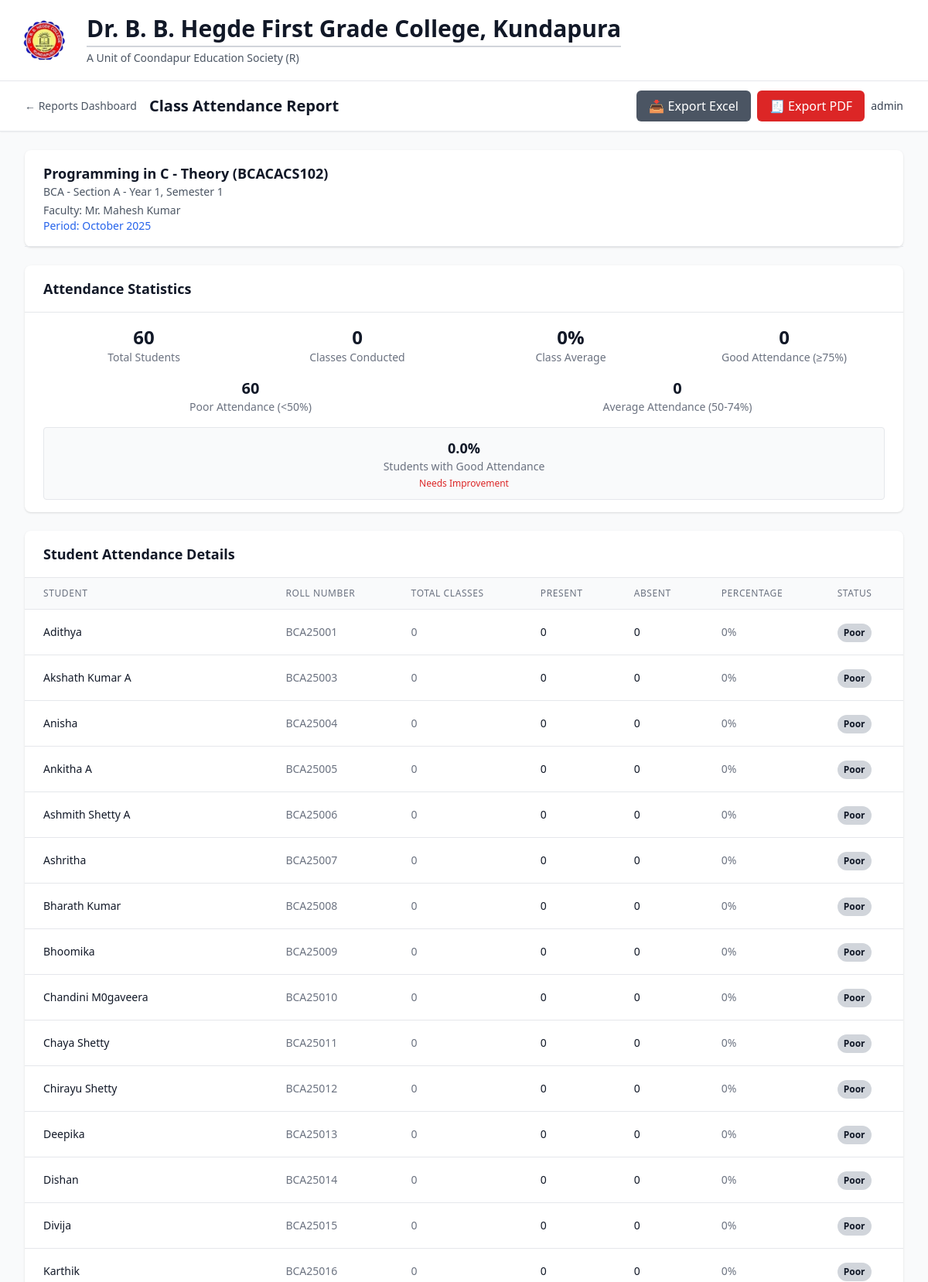
Screenshot of /management/reports/class/attendance/1 (signed in, upper part) with the database file from the repository.
### models/academic.py (models this page shows, shortened)
class Subject(db.Model):
    __tablename__ = 'subject'
    id = db.Column(db.Integer, primary_key=True)
    name = db.Column(db.String(100), nullable=False)
    code = db.Column(db.String(20), nullable=False, index=True)
    course_id = db.Column(db.Integer, db.ForeignKey('course.id'), nullable=False)
    semester = db.Column(db.Integer, nullable=False)
    year = db.Column(db.Integer, nullable=False)
    credits = db.Column(db.Integer, default=3)
    description = db.Column(db.Text, nullable=True)
    created_at = db.Column(db.DateTime, default=datetime.utcnow)
    is_active = db.Column(db.Boolean, default=True)
    assignments = db.relationship('SubjectAssignment', backref='subject', lazy='dynamic')
    enrollments = db.relationship('StudentEnrollment', backref='subject', lazy='dynamic')
    attendance_records = db.relationship('AttendanceRecord', backref='subject', lazy='dynamic')
    monthly_summaries = db.relationship('MonthlyAttendanceSummary', backref='subject', lazy='dynamic')
    student_marks = db.relationship('StudentMarks', backref='subject', lazy='dynamic')
    __table_args__ = (db.UniqueConstraint('code', 'course_id', name='unique_subject_code_per_course'),)
    def get_assigned_lecturers(self):
        return [assignment.lecturer for assignment in self.assignments]

### models/user.py (models this page shows, shortened)
class Lecturer(db.Model):
    __tablename__ = 'lecturer'
    id = db.Column(db.Integer, primary_key=True)
    lecturer_id = db.Column(db.String(20), unique=True, nullable=False, index=True)
    name = db.Column(db.String(100), nullable=False)
    username = db.Column(db.String(80), unique=True, nullable=False, index=True)
    password_hash = db.Column(db.String(120), nullable=False)
    password_encrypted = db.Column(db.Text, nullable=True)  # Encrypted password for management access
    email = db.Column(db.String(120), unique=True, nullable=True)
    created_at = db.Column(db.DateTime, default=datetime.utcnow)
    last_login = db.Column(db.DateTime)
    is_active = db.Column(db.Boolean, default=True)
    subject_assignments = db.relationship('SubjectAssignment', backref='lecturer', lazy='dynamic')
    attendance_records = db.relationship('AttendanceRecord', backref='lecturer', lazy='dynamic')
    monthly_summaries = db.relationship('MonthlyAttendanceSummary', backref='lecturer', lazy='dynamic')
    student_marks = db.relationship('StudentMarks', backref='lecturer', lazy='dynamic')

### models/student.py (models this page shows, shortened)
class Student(db.Model):
    __tablename__ = 'student'
    id = db.Column(db.Integer, primary_key=True)
    roll_number = db.Column(db.String(20), unique=True, nullable=False, index=True)
    name = db.Column(db.String(100), nullable=False)
    course_id = db.Column(db.Integer, db.ForeignKey('course.id'), nullable=False)
    academic_year = db.Column(db.Integer, nullable=False)
    current_semester = db.Column(db.Integer, default=1)
    email = db.Column(db.String(120), unique=True, nullable=True)
    phone = db.Column(db.String(15), nullable=True)
    address = db.Column(db.Text, nullable=True)
    date_of_birth = db.Column(db.Date, nullable=True)
    admission_date = db.Column(db.Date, default=datetime.utcnow().date())
    created_at = db.Column(db.DateTime, default=datetime.utcnow)
    is_active = db.Column(db.Boolean, default=True)
    enrollments = db.relationship('StudentEnrollment', backref='student', lazy='dynamic')
    attendance_records = db.relationship('AttendanceRecord', backref='student', lazy='dynamic')
    marks = db.relationship('StudentMarks', backref='student', lazy='dynamic')

### routes/auth.py (the view)
        def decorated_function(*args, **kwargs):
            if not SessionManager.is_authenticated(session):
                flash('Please log in to access this page', 'error')
                return redirect(url_for('auth.index'))
            if user_type:
                if user_type == 'management' and not SessionManager.is_management(session):
                    flash('Access denied. Management login required.', 'error')
                    return redirect(url_for('auth.management_login'))
                elif user_type == 'lecturer' and not SessionManager.is_lecturer(session):
                    flash('Access denied. Lecturer login required.', 'error')
                    return redirect(url_for('auth.lecturer_login'))
            return f(*args, **kwargs)

### app.py (called while the page is built)
def create_app():
    app = Flask(__name__)
    app.config.from_object(Config)
    db.init_app(app)
    csrf = CSRFProtect(app)
    @app.context_processor
    def inject_csrf_token():
        from flask_wtf.csrf import generate_csrf
        return dict(csrf_token=generate_csrf)
    from routes.auth import auth_bp
    from routes.management import management_bp
    from routes.lecturer import lecturer_bp
    app.register_blueprint(auth_bp)
    app.register_blueprint(management_bp, url_prefix='/management')
    app.register_blueprint(lecturer_bp, url_prefix='/lecturer')
    init_db(app)
    return app

### routes/auth.py (called while the page is built, shortened)
@auth_bp.app_context_processor
def inject_user():
    session_info = SessionManager.get_session_info(session)
    return {
        'current_user': session_info,
        'is_authenticated': SessionManager.is_authenticated(session),
        'is_management': SessionManager.is_management(session),
        'is_lecturer': SessionManager.is_lecturer(session)
    }

### routes/management.py (called while the page is built)
@management_bp.route('/reports/class/attendance/<int:subject_id>')
@login_required('management')
def class_attendance_report(subject_id):
    try:
        month = request.args.get('month', type=int)
        year = request.args.get('year', type=int)
        report = ReportingService.get_class_attendance_report(subject_id, month, year)
        if not report:
            flash('Subject not found', 'error')
            return redirect(url_for('management.reports_dashboard'))
        return render_template('management/class_attendance_report.html', report=report)
    except Exception as e:
        flash(f'Error generating class attendance report: {str(e)}', 'error')
        return redirect(url_for('management.reports_dashboard'))

### services/auth_service.py (called while the page is built)
    @staticmethod
    def is_authenticated(session):
        return 'user_type' in session and 'user_id' in session

    @staticmethod
    def is_management(session):
        return session.get('user_type') == 'management'

    @staticmethod
    def is_lecturer(session):
        return session.get('user_type') == 'lecturer'

    @staticmethod
    def get_session_info(session):
        if not SessionManager.is_authenticated(session):
            return None
        return {
            'user_type': session.get('user_type'),
            'user_id': session.get('user_id'),
            'username': session.get('username'),
            'login_time': session.get('login_time')
        }

### templates/management/class_attendance_report.html (shortened to what this page needs)
{% extends "base.html" %}
{% block content %}
<div class="min-h-screen bg-gray-50">
    <nav class="bg-white shadow-sm border-b border-gray-200">
        <div class="max-w-7xl mx-auto px-4 sm:px-6 lg:px-8">
            <div class="flex justify-between h-16">
                <div class="flex items-center space-x-4">
                    <a href="{{ url_for('management.reports_dashboard') }}" class="text-sm text-gray-600 hover:text-black">← Reports Dashboard</a>
                    <h1 class="text-xl font-semibold text-gray-900">Class Attendance Report</h1>
                </div>
                <div class="flex items-center space-x-2">
                    <a href="{{ url_for('management.export_class_attendance_report', subject_id=report.subject.id, month=report.month, year=report.year) }}"
                       class="bg-gray-600 text-white px-4 py-2 rounded-md hover:bg-gray-700">
                        📥 Export Excel
                    </a>
                    <a href="{{ url_for('management.export_class_attendance_report_pdf', subject_id=report.subject.id, month=report.month, year=report.year) }}"
                       class="bg-red-600 text-white px-4 py-2 rounded-md hover:bg-red-700">
                        🧾 Export PDF
                    </a>
                    <span class="text-sm text-gray-700 ml-2">{{ current_user.username }}</span>
                </div>
            </div>
        </div>
    </nav>
    <div class="max-w-7xl mx-auto py-6 sm:px-6 lg:px-8">
        <div class="bg-white shadow rounded-lg mb-6">
            <div class="px-6 py-4 border-b border-gray-200">
                <h2 class="text-lg font-semibold text-gray-900">{{ report.subject.name }} ({{ report.subject.code }})</h2>
                <p class="text-sm text-gray-600">
                    {{ report.subject.course_display or report.subject.course }}
                    {% if report.subject.section %}- Section {{ report.subject.section|upper }}{% endif %}
                    - Year {{ report.subject.year }}, Semester {{ report.subject.semester }}
                </p>
                {% if report.subject.lecturers and report.subject.lecturers|length > 0 %}
                <p class="text-sm text-gray-600 mt-1">Faculty: {{ report.subject.lecturers|join(', ') }}</p>
                {% endif %}
                <p class="text-sm text-blue-600">Period: {{ report.month }} {{ report.year }}</p>
            </div>
        </div>
        <div class="bg-white shadow rounded-lg mb-6">
            <div class="px-6 py-4 border-b border-gray-200">
                <h3 class="text-lg font-semibold text-gray-900">Attendance Statistics</h3>
            </div>
            <div class="px-6 py-4">
                <div class="grid grid-cols-2 md:grid-cols-4 gap-4">
                    <div class="text-center">
                        <div class="text-2xl font-bold text-gray-900">{{ report.statistics.total_students }}</div>
                        <div class="text-sm text-gray-500">Total Students</div>
                    </div>
                    <div class="text-center">
                        <div class="text-2xl font-bold text-gray-900">{{ report.statistics.total_classes_conducted }}</div>
                        <div class="text-sm text-gray-500">Classes Conducted</div>
                    </div>
                    <div class="text-center">
                        <div class="text-2xl font-bold text-gray-900">{{ report.statistics.class_average_attendance }}%</div>
                        <div class="text-sm text-gray-500">Class Average</div>
                    </div>
                    <div class="text-center">
                        <div class="text-2xl font-bold text-gray-900">{{ report.statistics.students_with_good_attendance }}</div>
                        <div class="text-sm text-gray-500">Good Attendance (≥75%)</div>
                    </div>
                </div>
                <div class="mt-4 grid grid-cols-1 md:grid-cols-2 gap-4">
                    <div class="text-center">
                        <div class="text-xl font-bold text-gray-900">{{ report.statistics.students_with_poor_attendance }}</div>
                        <div class="text-sm text-gray-500">Poor Attendance (<50%)</div>
                    </div>
                    <div class="text-center">
                        {% set avg_students = report.statistics.total_students - report.statistics.students_with_good_attendance - report.statistics.students_with_poor_attendance %}
                        <div class="text-xl font-bold text-gray-900">{{ avg_students }}</div>
                        <div class="text-sm text-gray-500">Average Attendance (50-74%)</div>
                    </div>
                </div>
                {% set good_attendance_rate = (report.statistics.students_with_good_attendance / report.statistics.total_students * 100) | round(2) if report.statistics.total_students > 0 else 0 %}
                <div class="mt-4 p-3 bg-gray-50 rounded border">
                    <div class="text-center">
                        <div class="text-lg font-bold text-gray-900">{{ good_attendance_rate }}%</div>
                        <div class="text-sm text-gray-500">Students with Good Attendance</div>
                        {% if good_attendance_rate >= 80 %}
                        <div class="text-xs text-green-600 mt-1">Excellent Attendance</div>
                        {% elif good_attendance_rate >= 60 %}
                        <div class="text-xs text-blue-600 mt-1">Good Attendance</div>
                        {% else %}
                        <div class="text-xs text-red-600 mt-1">Needs Improvement</div>
                        {% endif %}
                    </div>
                </div>
            </div>
        </div>
        <div class="bg-white shadow rounded-lg">
            <div class="px-6 py-4 border-b border-gray-200">
                <h3 class="text-lg font-semibold text-gray-900">Student Attendance Details</h3>
            </div>
            <div class="overflow-x-auto">
                <table class="min-w-full divide-y divide-gray-200">
                    <thead class="bg-gray-50">
                        <tr>
                            <th class="px-6 py-3 text-left text-xs font-medium text-gray-500 uppercase tracking-wider">Student</th>
                            <th class="px-6 py-3 text-left text-xs font-medium text-gray-500 uppercase tracking-wider">Roll Number</th>
                            <th class="px-6 py-3 text-left text-xs font-medium text-gray-500 uppercase tracking-wider">Total Classes</th>
                            <th class="px-6 py-3 text-left text-xs font-medium text-gray-500 uppercase tracking-wider">Present</th>
                            <th class="px-6 py-3 text-left text-xs font-medium text-gray-500 uppercase tracking-wider">Absent</th>
                            <th class="px-6 py-3 text-left text-xs font-medium text-gray-500 uppercase tracking-wider">Percentage</th>
                            <th class="px-6 py-3 text-left text-xs font-medium text-gray-500 uppercase tracking-wider">Status</th>
                        </tr>
                    </thead>
                    <tbody class="bg-white divide-y divide-gray-200">
                        {% for student in report.student_attendance %}
                        <tr>
                            <td class="px-6 py-4 whitespace-nowrap text-sm font-medium text-gray-900">
                                {{ student.student_name }}
                            </td>
                            <td class="px-6 py-4 whitespace-nowrap text-sm text-gray-500">
                                {{ student.roll_number }}
                            </td>
                            <td class="px-6 py-4 whitespace-nowrap text-sm text-gray-500">
                                {{ student.total_classes }}
                            </td>
                            <td class="px-6 py-4 whitespace-nowrap text-sm text-gray-900">
                                {{ student.present_classes }}
                            </td>
                            <td class="px-6 py-4 whitespace-nowrap text-sm text-gray-900">
                                {{ student.absent_classes }}
                            </td>
                            <td class="px-6 py-4 whitespace-nowrap text-sm text-gray-500">
                                {{ student.attendance_percentage }}%
                            </td>
                            <td class="px-6 py-4 whitespace-nowrap">
                                {% if student.status == 'Good' %}
                                <span class="inline-flex px-2 py-1 text-xs font-semibold rounded-full bg-gray-100 text-gray-800">Good</span>
                                {% elif student.status == 'Average' %}
                                <span class="inline-flex px-2 py-1 text-xs font-semibold rounded-full bg-gray-200 text-gray-800">Average</span>
                                {% else %}
                                <span class="inline-flex px-2 py-1 text-xs font-semibold rounded-full bg-gray-300 text-gray-900">Poor</span>
                                {% endif %}
                            </td>
                        </tr>
                        {% endfor %}
                    </tbody>
                </table>
            </div>
        </div>
    </div>
</div>
{% endblock %}

### rows the page displays
Subject: subject.name "Programming in C - Theory", subject.code "BCACACS102"
Lecturer: subject.lecturers "Mr. Mahesh Kumar"
Student: student_name "Adithya", roll_number "BCA25001", total_classes "0", present_classes "0", absent_classes "0", attendance_percentage "0"
Student: student_name "Akshath Kumar A", roll_number "BCA25003", total_classes "0", present_classes "0", absent_classes "0", attendance_percentage "0"
Student: student_name "Anisha", roll_number "BCA25004", total_classes "0", present_classes "0", absent_classes "0", attendance_percentage "0"
Student: student_name "Ankitha A", roll_number "BCA25005", total_classes "0", present_classes "0", absent_classes "0", attendance_percentage "0"
Student: student_name "Ashmith Shetty A", roll_number "BCA25006", total_classes "0", present_classes "0", absent_classes "0", attendance_percentage "0"
Student: student_name "Ashritha", roll_number "BCA25007", total_classes "0", present_classes "0", absent_classes "0", attendance_percentage "0"
Student: student_name "Bharath Kumar", roll_number "BCA25008", total_classes "0", present_classes "0", absent_classes "0", attendance_percentage "0"
Student: student_name "Bhoomika", roll_number "BCA25009", total_classes "0", present_classes "0", absent_classes "0", attendance_percentage "0"
Student: student_name "Chandini M0gaveera", roll_number "BCA25010", total_classes "0", present_classes "0", absent_classes "0", attendance_percentage "0"
Student: student_name "Chaya Shetty", roll_number "BCA25011", total_classes "0", present_classes "0", absent_classes "0", attendance_percentage "0"
Student: student_name "Chirayu Shetty", roll_number "BCA25012", total_classes "0", present_classes "0", absent_classes "0", attendance_percentage "0"
Student: student_name "Deepika", roll_number "BCA25013", total_classes "0", present_classes "0", absent_classes "0", attendance_percentage "0"
Student: student_name "Dishan", roll_number "BCA25014", total_classes "0", present_classes "0", absent_classes "0", attendance_percentage "0"
Student: student_name "Divija", roll_number "BCA25015", total_classes "0", present_classes "0", absent_classes "0", attendance_percentage "0"
Student: student_name "Karthik", roll_number "BCA25016", total_classes "0", present_classes "0", absent_classes "0", attendance_percentage "0"

### other values shown
{{ current_user.username }} "admin"
{{ report.subject.course_display or report.subject.course }} "BCA"
{{ report.subject.section|upper }} "A"
{{ report.subject.year }} "1"
{{ report.subject.semester }} "1"
{{ report.month }} "October"
{{ report.year }} "2025"
{{ report.statistics.total_students }} "60"
{{ report.statistics.total_classes_conducted }} "0"
{{ report.statistics.class_average_attendance }} "0"
{{ report.statistics.students_with_good_attendance }} "0"
{{ report.statistics.students_with_poor_attendance }} "60"
{{ avg_students }} "0"
{{ good_attendance_rate }} "0.0"
